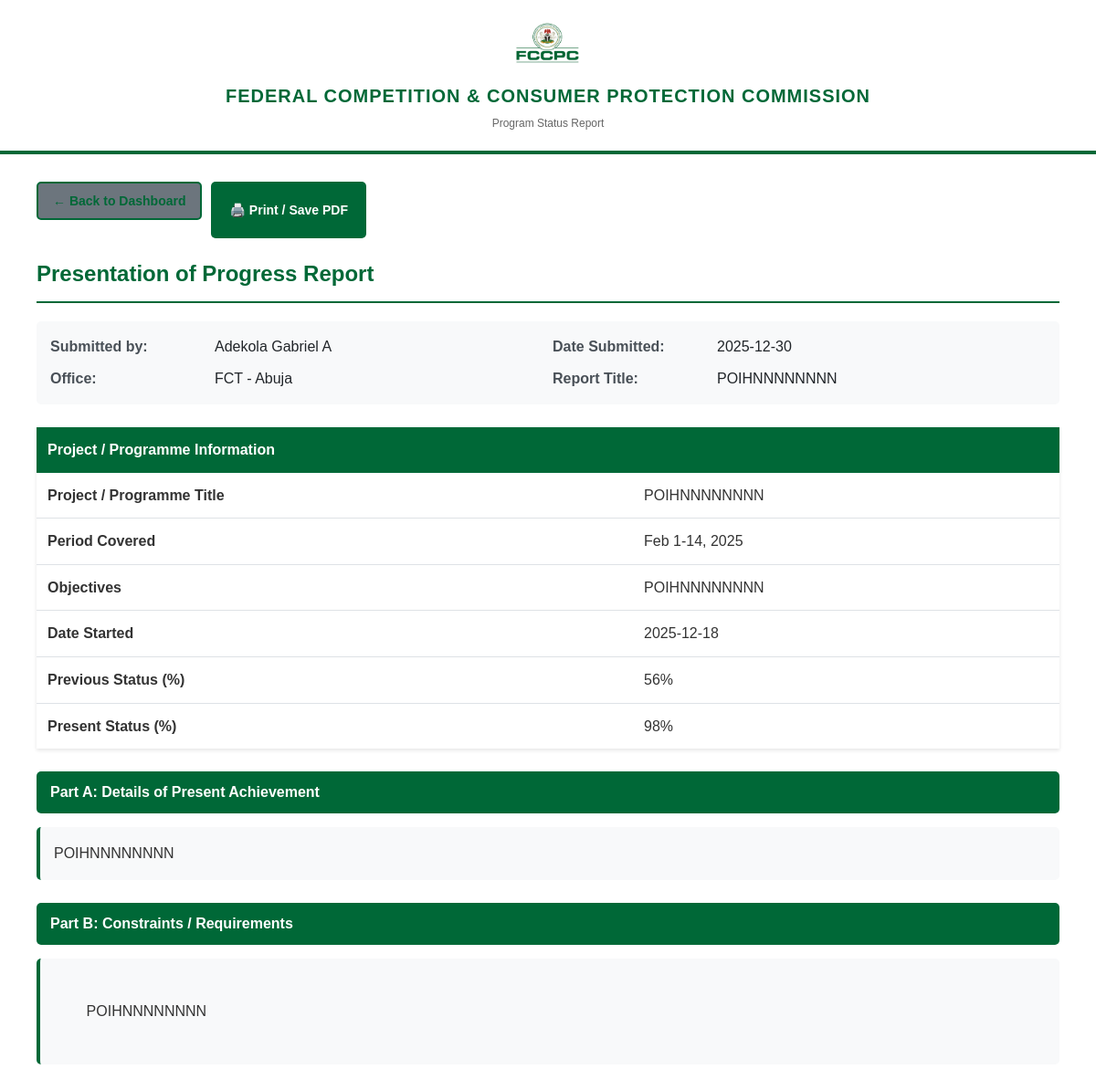
/psr/view/9 (signed in), run on the app's committed database.
### app.py (models this page shows, shortened)
class User(db.Model, UserMixin):
    __tablename__ = 'users'
    id = db.Column(db.Integer, primary_key=True)
    email = db.Column(db.String(120), unique=True, nullable=False)
    password_hash = db.Column(db.String(128), nullable=False)
    role = db.Column(db.Integer, default=1)
    is_enabled = db.Column(db.Boolean, default=True, nullable=False)
    name = db.Column(db.String(100), nullable=False)
    sex = db.Column(db.String(10), nullable=False)
    fccpc_office = db.Column(db.String(100), nullable=False)
    reports = db.relationship('PriceReport', backref='reporter', lazy=True)
    def is_admin(self):
        return self.role == 9

class ProgramReport(db.Model):
    __tablename__ = 'program_reports'
    id = db.Column(db.Integer, primary_key=True)
    user_id = db.Column(db.Integer, db.ForeignKey('users.id'), nullable=False)
    status = db.Column(db.String(20), default='submitted', nullable=False)
    report_type = db.Column(db.String(150), nullable=False)
    title = db.Column(db.String(255), nullable=False)
    period_covered = db.Column(db.String(100), nullable=True)
    objective = db.Column(db.Text, nullable=True)
    date_started = db.Column(db.Date, nullable=True)
    previous_status_percentage = db.Column(db.Integer, default=0)
    status_details = db.Column(db.Text, nullable=True)
    constraints_requirements = db.Column(db.Text)
    status_percentage = db.Column(db.Integer, default=0)
    date_created = db.Column(db.DateTime, default=datetime.utcnow)
    agent = db.relationship('User', backref=db.backref('program_reports', lazy=True))
    targets_report = db.relationship('TargetsAchievedReport', uselist=False, backref='base_report')
    psr_rows = db.relationship("PSRRow", backref="program_report", cascade="all, delete-orphan")

### app.py (the view, shortened to what this page needs)
@app.route('/psr/view/<int:report_id>')
@login_required
def view_program_report(report_id):
    is_complaint = request.args.get('type') == 'complaint'
    if is_complaint:
        complaint = ConsumerComplaint.query.get(report_id)
        if not complaint:
            flash('Complaint not found.', 'danger')
            return redirect(url_for('program_dashboard'))
        if not current_user.is_admin() and complaint.user_id != current_user.id:
            flash('You are not authorized to view this complaint.', 'danger')
            return redirect(url_for('program_dashboard'))
        if complaint.status.upper() == 'RECEIVED':
            template = 'psr_views/complaints_received.html'
        elif complaint.status.upper() == 'ONGOING':
            template = 'psr_views/complaints_ongoing.html'
        elif complaint.status.upper() == 'RESOLVED':
            template = 'psr_views/complaints_resolved.html'
        else:
            template = 'psr_views/complaints_received.html'
        return render_template(template, report=complaint)
    else:
        report = ProgramReport.query.get(report_id)
        if not report:
            flash('Report not found.', 'danger')
            return redirect(url_for('program_dashboard'))
        if not current_user.is_admin() and report.user_id != current_user.id:
            flash('You are not authorized to view this report.', 'danger')
            return redirect(url_for('program_dashboard'))
        template_slug = report.report_type
        return render_template(f"psr_views/{template_slug}.html", report=report)

### app.py (called while the page is built)
@login_manager.user_loader
def load_user(user_id):
    return User.query.get(int(user_id))

### templates/psr_views/progress_report.html (shortened to what this page needs)
<!doctype html>
<html lang="en">
  <head>
  </head>
  <body>
    <div class="fccpc-header">
      <div class="fccpc-logo-container">
        <img
          src="{{ url_for('static', filename='images/fccpc-logo.jpg') }}"
          alt="FCCPC Logo"
          class="fccpc-logo"
        />
      </div>
      <div class="fccpc-title">
        Federal Competition & Consumer Protection Commission
      </div>
      <div class="fccpc-subtitle">Program Status Report</div>
    </div>
    <div class="action-buttons">
      <a
        href="{{ url_for('program_dashboard') }}"
        class="btn btn-secondary back-link"
      >
        ← Back to Dashboard
      </a>
      <button onclick="window.print()" class="btn btn-primary">
        🖨️ Print / Save PDF
      </button>
    </div>
    <div class="container">
      <h1 class="report-title">Presentation of Progress Report</h1>
      <div class="report-info">
        <div class="info-item">
          <span class="info-label">Submitted by:</span>
          <span class="info-value">{{ report.agent.name }}</span>
        </div>
        <div class="info-item">
          <span class="info-label">Date Submitted:</span>
          <span class="info-value"
            >{{ report.date_created.strftime('%Y-%m-%d') }}</span
          >
        </div>
        <div class="info-item">
          <span class="info-label">Office:</span>
          <span class="info-value">{{ report.agent.fccpc_office }}</span>
        </div>
        <div class="info-item">
          <span class="info-label">Report Title:</span>
          <span class="info-value">{{ report.title }}</span>
        </div>
      </div>
      <table class="data-table">
        <thead>
          <tr>
            <th colspan="2">Project / Programme Information</th>
          </tr>
        </thead>
        <tbody>
          <tr>
            <td><strong>Project / Programme Title</strong></td>
            <td>{{ report.title }}</td>
          </tr>
          <tr>
            <td><strong>Period Covered</strong></td>
            <td>{{ report.period_covered }}</td>
          </tr>
          <tr>
            <td><strong>Objectives</strong></td>
            <td>{{ report.objective }}</td>
          </tr>
          <tr>
            <td><strong>Date Started</strong></td>
            <td>{{ report.date_started }}</td>
          </tr>
          <tr>
            <td><strong>Previous Status (%)</strong></td>
            <td>{{ report.previous_status_percentage }}%</td>
          </tr>
          <tr>
            <td><strong>Present Status (%)</strong></td>
            <td>{{ report.status_percentage }}%</td>
          </tr>
        </tbody>
      </table>
      <div class="section-header">Part A: Details of Present Achievement</div>
      <div class="text-content">{{ report.status_details }}</div>
      <div class="section-header">Part B: Constraints / Requirements</div>
      <div class="text-content">
        {{ report.constraints_requirements if report.constraints_requirements
        else 'None reported.' }}
      </div>
    </div>
  </body>
</html>

### templates/psr_views/progress_report.html (style rules this page uses)
* { margin: 0; padding: 0; box-sizing: border-box; }
body { font-family: "Arial", sans-serif; line-height: 1.6; color: #333; }
.fccpc-header { background: white; border-bottom: 4px solid #006837; padding: 20px 40px; text-align: center; margin-bottom: 30px; }
.fccpc-logo { max-width: 80px; margin-bottom: 10px; }
.fccpc-title { font-size: 20px; font-weight: bold; color: #006837; text-transform: uppercase; letter-spacing: 1px; }
.fccpc-subtitle { font-size: 12px; color: #666; margin-top: 5px; }
.action-buttons { padding: 0 40px 20px; display: flex; gap: 10px; }
.btn { padding: 10px 20px; border: none; border-radius: 5px; cursor: pointer; font-size: 14px; font-weight: 600; display: inline-flex; align-items: center; gap: 8px; text-decoration: none; transition: all 0.3s; }
.btn-primary { background: #006837; color: white; }
.btn-secondary { background: #6c757d; color: white; }
.container { padding: 0 40px 40px; max-width: 1200px; margin: 0 auto; }
.report-title { font-size: 24px; font-weight: bold; color: #006837; margin-bottom: 20px; padding-bottom: 10px; border-bottom: 2px solid #006837; }
.report-info { background: #f8f9fa; padding: 15px; border-radius: 5px; margin-bottom: 25px; display: grid; grid-template-columns: repeat(2, 1fr); gap: 10px; }
.info-item { display: flex; }
.info-label { font-weight: bold; min-width: 180px; color: #495057; }
.info-value { color: #212529; }
.data-table { width: 100%; border-collapse: collapse; margin-bottom: 25px; background: white; box-shadow: 0 2px 4px rgba(0, 0, 0, 0.1); }
.data-table th { background: #006837; color: white; padding: 12px; text-align: left; font-weight: 600; }
.data-table td { padding: 12px; border-bottom: 1px solid #dee2e6; }
.data-table tbody tr:last-child td { border-bottom: none; }
.section-header { background: #006837; color: white; padding: 10px 15px; font-weight: bold; margin-top: 25px; margin-bottom: 15px; border-radius: 5px; }
.text-content { background: #f8f9fa; padding: 15px; border-radius: 5px; border-left: 4px solid #006837; margin-bottom: 20px; white-space: pre-wrap; line-height: 1.8; }
.back-link { display: inline-block; padding: 8px 16px; color: #006837; text-decoration: none; font-weight: 600; margin-bottom: 20px; border: 2px solid #006837; border-radius: 5px; transition: all 0.3s; }

### data on the page
User: agent.name "Adekola Gabriel A", agent.fccpc_office "FCT - Abuja"
ProgramReport: date_created "2025-12-30", title "POIHNNNNNNNN", period_covered "Feb 1-14, 2025", objective "POIHNNNNNNNN", date_started "2025-12-18", previous_status_percentage "56", status_percentage "98", status_details "POIHNNNNNNNN", constraints_requirements "POIHNNNNNNNN"
